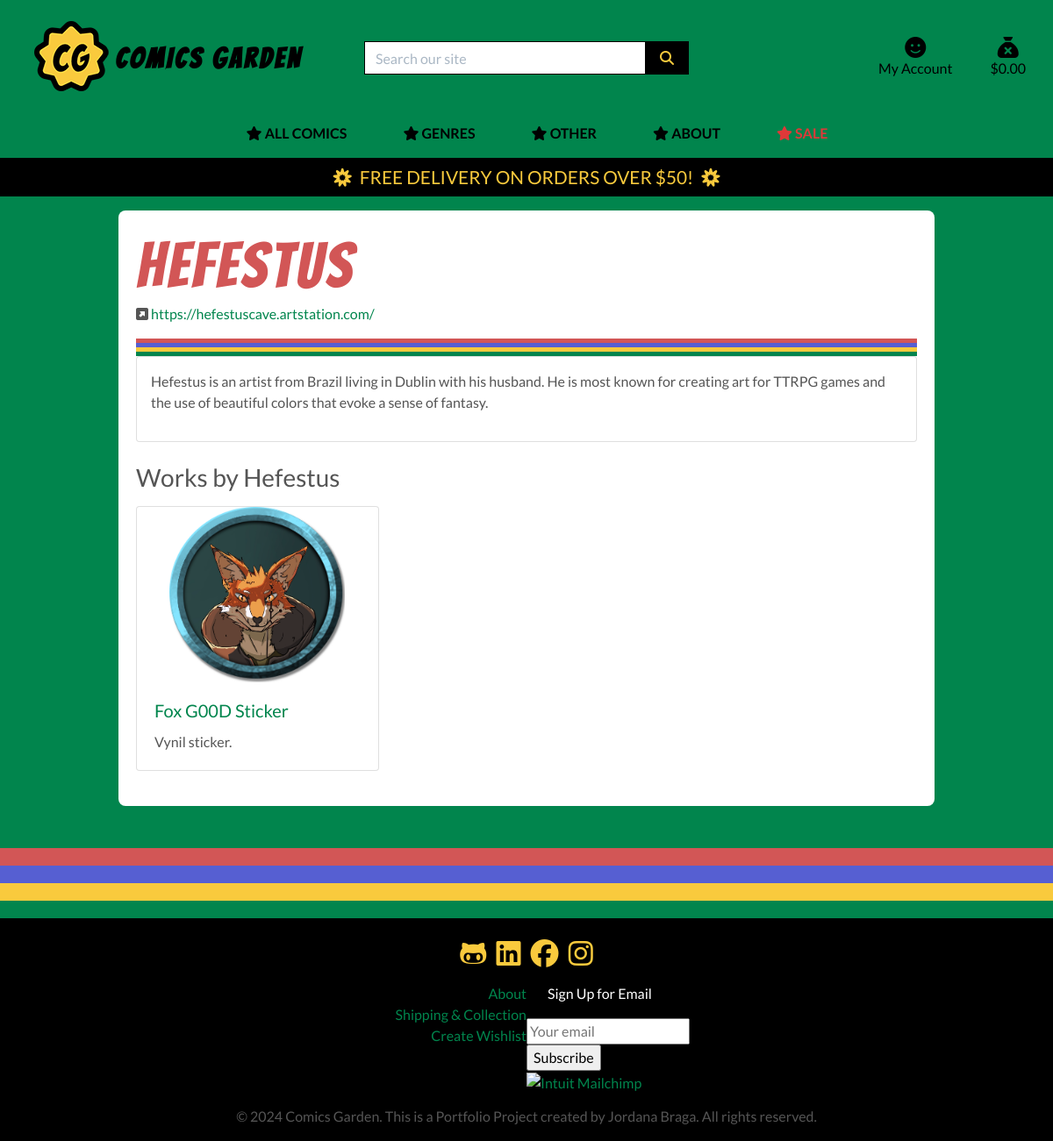
The app's page /products/artists/7/, older data.
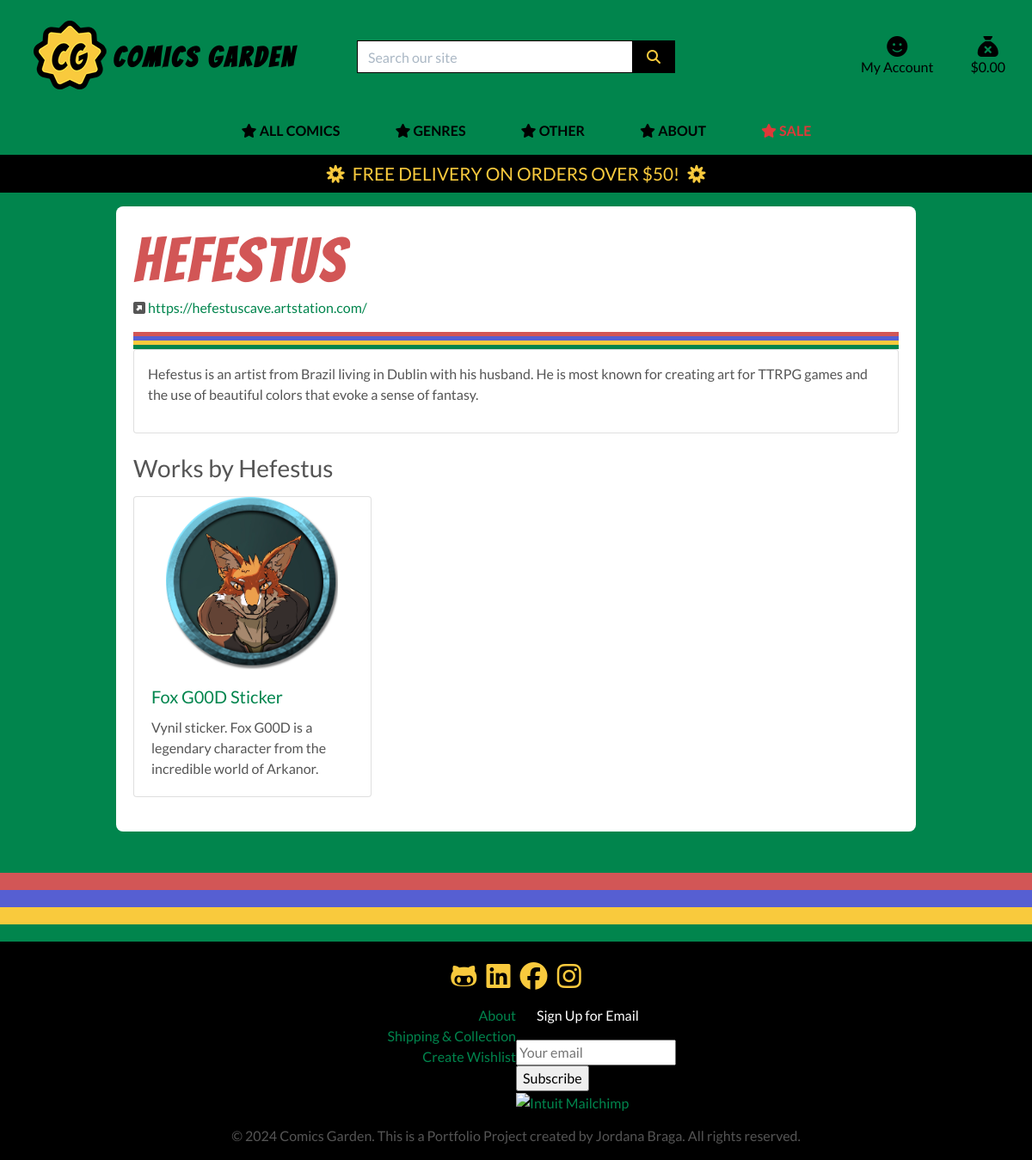
The same page, newer data.
### products/models.py (models this page shows, shortened)
class Product(models.Model):
    COVER_TYPE_CHOICES = [
        ('softcover', 'Softcover'),
        ('hardcover', 'Hardcover'),
    ]
    COLOR_CHOICES = [
        ('colour', 'Colour'),
        ('black_and_white', 'Black and White'),
        ('colour_bw', 'Colour + B&W'),
    ]
    artist = models.ForeignKey('Artist', null=True, blank=True, on_delete=models.SET_NULL)
    category = models.ForeignKey('Category', null=True, blank=True, on_delete=models.SET_NULL)
    publisher = models.ForeignKey('Publisher', null=True, blank=True, on_delete=models.SET_NULL)
    genres = models.ManyToManyField('Genre', blank=True)
    sku = models.CharField(max_length=254, null=True, blank=True)
    title = models.CharField(max_length=254)
    description = models.TextField()
    price = models.DecimalField(max_digits=6, decimal_places=2)
    rating = models.DecimalField(max_digits=6, decimal_places=2, null=True, blank=True)
    pages = models.IntegerField(null=True, blank=True)
    cover_type = models.CharField(max_length=50, choices=COVER_TYPE_CHOICES, blank=True)
    color_option = models.CharField(max_length=20, choices=COLOR_CHOICES, default='colour')
    image_url = models.URLField(max_length=1024, null=True, blank=True)
    image = models.ImageField(null=True, blank=True)
    date_added = models.DateTimeField(default=timezone.now)

### products/views.py (the view)
# urls.py: path('artists/<int:artist_id>/', views.artist_detail, name='artist_detail'),
def artist_detail(request, artist_id):
    artist = get_object_or_404(Artist, pk=artist_id)
    products = Product.objects.filter(artist=artist)
    context = {
        'artist': artist,
        'products': products,
    }
    return render(request, 'products/artist_detail.html', context)

### bag/contexts.py (called while the page is built, shortened)
def bag_contents(request):
    bag_items = []
    total = 0
    product_count = 0
    bag = request.session.get('bag', {})
    if total < settings.FREE_DELIVERY_THRESHOLD:
        delivery = total * Decimal(settings.STANDARD_DELIVERY_PERCENTAGE / 100)
        free_delivery_delta = settings.FREE_DELIVERY_THRESHOLD - total
    else:
        delivery = 0
        free_delivery_delta = 0
    grand_total = delivery + total
    context = {
        'bag_items': bag_items,
        'total': total,
        'product_count': product_count,
        'delivery': delivery,
        'free_delivery_delta': free_delivery_delta,
        'free_delivery_threshold': settings.FREE_DELIVERY_THRESHOLD,
        'grand_total': grand_total,
    }
    return context

### products/contexts.py (called while the page is built)
def top_genres(request):
    top_genres = Genre.objects.annotate(num_products=Count('product')).exclude(name__iexact='sale').order_by('-num_products')[:10]
    return {'top_genres': top_genres}

### products/templates/products/artist_detail.html (shortened to what this page needs)
{% extends "base.html" %}
{% load static %}
{% block page_header %}
    <div class="container header-container">
    </div>
{% endblock %}
{% block content %}
    <div class="container">
        <div class="artist-detail">
            <h1 class="super-title">{{ artist.name }}</h1>
            {% if artist.website %}
                <p>
                    <i class="fa-solid fa-square-up-right"></i>
                    <a href="{{ artist.website }}" target="_blank">{{ artist.website }}</a>
                </p>
            {% endif %}
            <div class="side red"></div>
            <div class="side blue"></div>
            <div class="side yellow"></div>
            <div class="side green"></div>
            <div class="card p-3 mb-4">
                <p>{{ artist.description }}</p>
            </div>
            <h3 class="mb-3">Works by {{ artist.name }}</h3>
            <div class="row">
                {% for product in products %}
                    <div class="col-md-4 product-item">
                        <div class="card">
                            <a href="{% url 'product_detail' product.id %}">
                                {% if product.image %}
                                    <img src="{{ product.image.url }}" class="card-img-top" alt="{{ product.title }}">
                                {% else %}
                                    <img src="{% static 'images/noimage.png' %}" class="card-img-top" alt="{{ product.title }}">
                                {% endif %}
                            </a>
                            <div class="card-body">
                                <h5 class="card-title">
                                    <a href="{% url 'product_detail' product.id %}">{{ product.title }}</a>
                                </h5>
                                <p class="card-text">{{ product.description|truncatewords:30 }}</p>
                            </div>
                        </div>
                    </div>
                {% endfor %}
            </div>
        </div>
    </div>
{% endblock %}

Row changes from the older to the newer data that the page shows:
changed Product "Fox G00D Sticker": description "Vynil sticker." → "Vynil sticker. Fox G00D is a legendary character from the incredible world of Arkanor."
